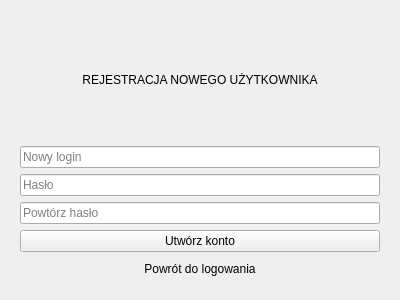
<?xml version="1.0" encoding="UTF-8"?>
<ui version="4.0">
 <class>RegisterWidget</class>
 <widget class="QWidget" name="RegisterWidget">
  <property name="geometry">
   <rect>
    <x>0</x>
    <y>0</y>
    <width>400</width>
    <height>300</height>
   </rect>
  </property>
  <property name="windowTitle">
   <string>System Bankowy z Wieloma Kontami</string>
  </property>
  <layout class="QVBoxLayout" name="verticalLayout_2">
   <item>
    <layout class="QVBoxLayout" name="verticalLayout">
     <item>
      <widget class="QStackedWidget" name="stackedWidget">
       <property name="currentIndex">
        <number>0</number>
       </property>
       <widget class="QWidget" name="registerPage">
        <layout class="QVBoxLayout" name="vbox3">
         <item>
          <widget class="QLabel" name="labelReg">
           <property name="text">
            <string>REJESTRACJA NOWEGO UŻYTKOWNIKA</string>
           </property>
           <property name="alignment">
            <set>Qt::AlignmentFlag::AlignCenter</set>
           </property>
          </widget>
         </item>
         <item>
          <widget class="QLineEdit" name="editRegUser">
           <property name="placeholderText">
            <string>Nowy login</string>
           </property>
          </widget>
         </item>
         <item>
          <widget class="QLineEdit" name="editRegPass">
           <property name="echoMode">
            <enum>QLineEdit::EchoMode::Password</enum>
           </property>
           <property name="placeholderText">
            <string>Hasło</string>
           </property>
          </widget>
         </item>
         <item>
          <widget class="QLineEdit" name="editRegPassConfirm">
           <property name="echoMode">
            <enum>QLineEdit::EchoMode::Password</enum>
           </property>
           <property name="placeholderText">
            <string>Powtórz hasło</string>
           </property>
          </widget>
         </item>
         <item>
          <widget class="QPushButton" name="btnRegisterSubmit">
           <property name="text">
            <string>Utwórz konto</string>
           </property>
          </widget>
         </item>
         <item>
          <widget class="QPushButton" name="btnCancelRegister">
           <property name="text">
            <string>Powrót do logowania</string>
           </property>
           <property name="flat">
            <bool>true</bool>
           </property>
          </widget>
         </item>
        </layout>
       </widget>
      </widget>
     </item>
    </layout>
   </item>
  </layout>
 </widget>
 <resources/>
 <connections/>
</ui>
